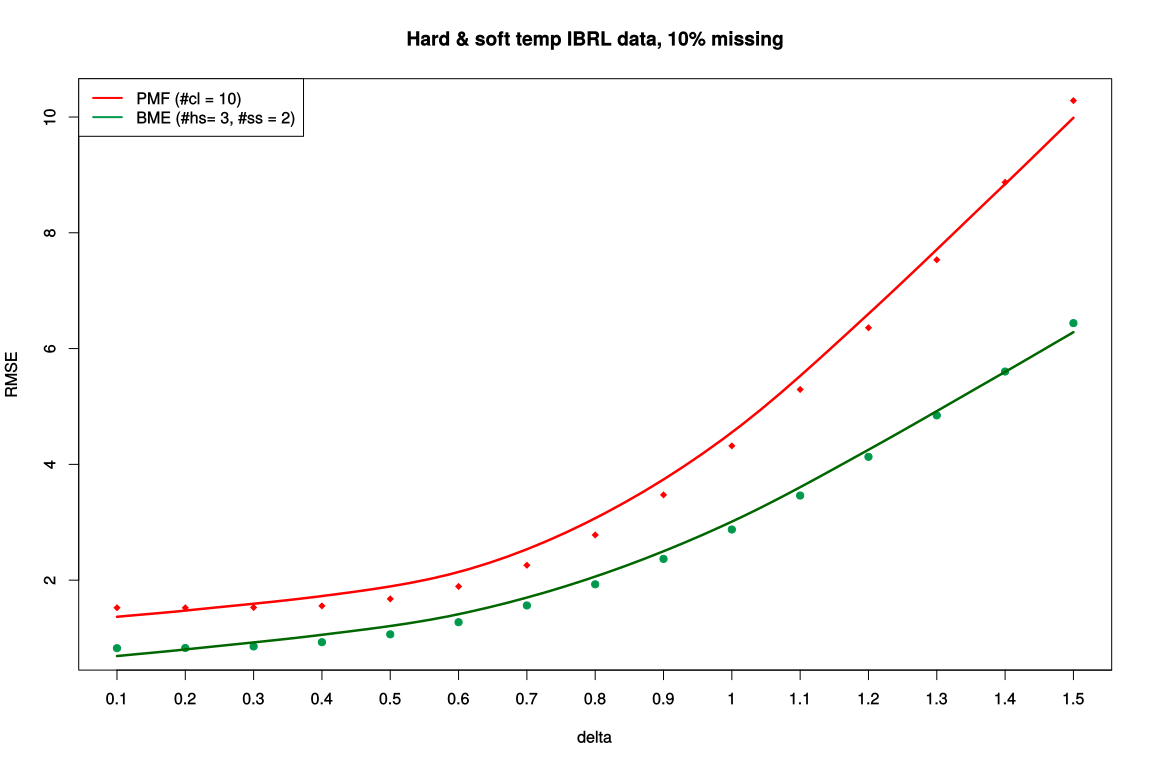

Here is the R script that generated this plot:
pmf = read.table("PMFsoftDeltas.csv",sep=",")
bme = read.table("BMEsoftDeltas.csv", sep=",")

pmf = pmf[2:16,]
bme = bme[2:16,]

plot(1:nrow(bme), bme$V1, ylab ="RMSE", xlab ="delta"
     , main="Hard & soft temp IBRL data, 10% missing"#, ylim = c(4.003,4.027)
     , col="#00994C", pch = 19, xaxt="n", ylim = c(min(bme$V1, pmf$V1), max(bme$V1, pmf$V1))
)
axis(1, at = seq(1,20,1), labels = seq(0.1,2,0.1))
with(bme, lines(loess.smooth(1:nrow(bme), V1),col = "#006600", lwd=2.5))
points(1:nrow(pmf),pmf$V1 , col="red", pch = 18, xaxt="n")
with(pmf, lines(loess.smooth(1:nrow(pmf), V1),col = "red", lwd=2.5))

legend("topleft", legend=c("PMF (#cl = 10)", "BME (#hs= 3, #ss = 2)"),
       col=c("red", "#00994C"), lty = 1, cex=1, lwd=2)

dev.off()
svg(filename="figxx2.svg", width = 12, height = 8, pointsize = 12)
plot(1:nrow(bme), bme$V1, ylab ="RMSE", xlab ="delta"
     , main="Hard & soft temp IBRL data, 10% missing"#, ylim = c(4.003,4.027)
     , col="#00994C", pch = 19, xaxt="n", ylim = c(min(bme$V1, pmf$V1), max(bme$V1, pmf$V1))
)
axis(1, at = seq(1,20,1), labels = seq(0.1,2,0.1))
with(bme, lines(loess.smooth(1:nrow(bme), V1),col = "#006600", lwd=2.5))
points(1:nrow(pmf),pmf$V1 , col="red", pch = 18, xaxt="n")
with(pmf, lines(loess.smooth(1:nrow(pmf), V1),col = "red", lwd=2.5))

legend("topleft", legend=c("PMF (#cl = 10)", "BME (#hs= 3, #ss = 2)"),
       col=c("red", "#00994C"), lty = 1, cex=1, lwd=2)

dev.off()
